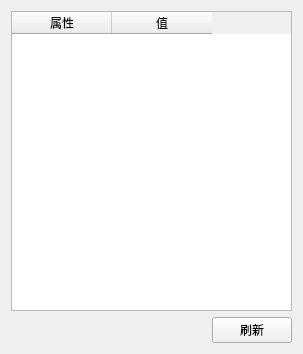
<?xml version="1.0" encoding="UTF-8"?>
<ui version="4.0">
 <class>NctiEdgeAttribute</class>
 <widget class="QWidget" name="NctiEdgeAttribute">
  <property name="geometry">
   <rect>
    <x>0</x>
    <y>0</y>
    <width>303</width>
    <height>354</height>
   </rect>
  </property>
  <property name="windowTitle">
   <string>Form</string>
  </property>
  <layout class="QVBoxLayout" name="verticalLayout">
   <item>
    <widget class="QTableWidget" name="tableWidget">
     <property name="rowCount">
      <number>0</number>
     </property>
     <property name="columnCount">
      <number>2</number>
     </property>
     <attribute name="verticalHeaderVisible">
      <bool>false</bool>
     </attribute>
     <column>
      <property name="text">
       <string>属性</string>
      </property>
     </column>
     <column>
      <property name="text">
       <string>值</string>
      </property>
     </column>
    </widget>
   </item>
   <item>
    <layout class="QHBoxLayout" name="horizontalLayout_4">
     <item>
      <spacer name="horizontalSpacer">
       <property name="orientation">
        <enum>Qt::Horizontal</enum>
       </property>
       <property name="sizeHint" stdset="0">
        <size>
         <width>40</width>
         <height>20</height>
        </size>
       </property>
      </spacer>
     </item>
     <item>
      <widget class="QPushButton" name="pushButton_refresh">
       <property name="text">
        <string>刷新</string>
       </property>
      </widget>
     </item>
    </layout>
   </item>
  </layout>
 </widget>
 <resources/>
 <connections/>
</ui>
